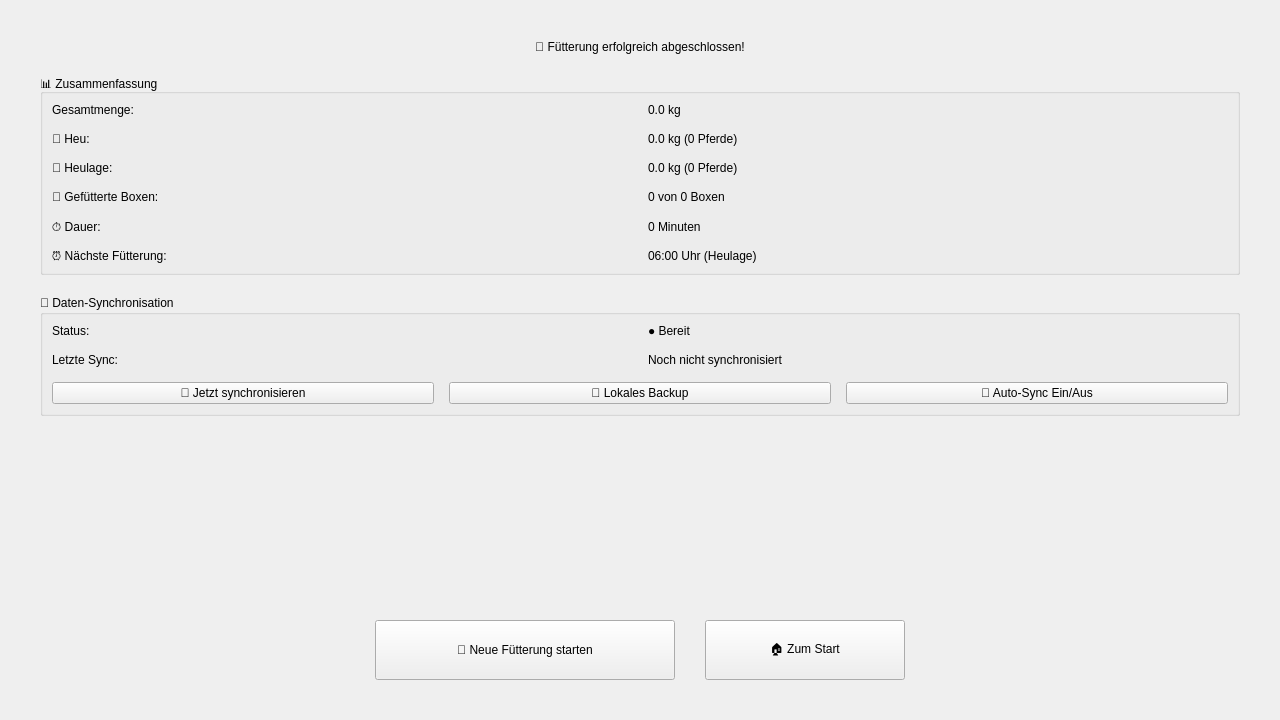
<?xml version="1.0" encoding="UTF-8"?>
<ui version="4.0">
 <class>Form</class>
 <widget class="QWidget" name="Form">
  <property name="geometry">
   <rect>
    <x>0</x>
    <y>0</y>
    <width>1280</width>
    <height>720</height>
   </rect>
  </property>
  <property name="windowTitle">
   <string>Fütterung Abgeschlossen</string>
  </property>
  <layout class="QVBoxLayout" name="verticalLayout_main">
   <property name="spacing">
    <number>20</number>
   </property>
   <property name="leftMargin">
    <number>40</number>
   </property>
   <property name="topMargin">
    <number>40</number>
   </property>
   <property name="rightMargin">
    <number>40</number>
   </property>
   <property name="bottomMargin">
    <number>40</number>
   </property>
   <item>
    <widget class="QLabel" name="label_title">
     <property name="text">
      <string>🎉 Fütterung erfolgreich abgeschlossen!</string>
     </property>
     <property name="objectName">
      <string>title_label</string>
     </property>
     <property name="alignment">
      <set>Qt::AlignCenter</set>
     </property>
    </widget>
   </item>
   <item>
    <widget class="QGroupBox" name="groupBox_zusammenfassung">
     <property name="title">
      <string>📊 Zusammenfassung</string>
     </property>
     <property name="objectName">
      <string>content_group</string>
     </property>
     <layout class="QGridLayout" name="gridLayout_zusammenfassung">
      <property name="spacing">
       <number>15</number>
      </property>
      <item row="0" column="0">
       <widget class="QLabel" name="label_gesamtmenge">
        <property name="text">
         <string>Gesamtmenge:</string>
        </property>
        <property name="objectName">
         <string>info_label</string>
        </property>
       </widget>
      </item>
      <item row="0" column="1">
       <widget class="QLabel" name="label_gesamtmenge_wert">
        <property name="text">
         <string>0.0 kg</string>
        </property>
        <property name="objectName">
         <string>value_label</string>
        </property>
       </widget>
      </item>
      <item row="1" column="0">
       <widget class="QLabel" name="label_heu">
        <property name="text">
         <string>🌾 Heu:</string>
        </property>
        <property name="objectName">
         <string>info_label</string>
        </property>
       </widget>
      </item>
      <item row="1" column="1">
       <widget class="QLabel" name="label_heu_wert">
        <property name="text">
         <string>0.0 kg (0 Pferde)</string>
        </property>
        <property name="objectName">
         <string>value_label</string>
        </property>
       </widget>
      </item>
      <item row="2" column="0">
       <widget class="QLabel" name="label_heulage">
        <property name="text">
         <string>🌿 Heulage:</string>
        </property>
        <property name="objectName">
         <string>info_label</string>
        </property>
       </widget>
      </item>
      <item row="2" column="1">
       <widget class="QLabel" name="label_heulage_wert">
        <property name="text">
         <string>0.0 kg (0 Pferde)</string>
        </property>
        <property name="objectName">
         <string>value_label</string>
        </property>
       </widget>
      </item>
      <item row="3" column="0">
       <widget class="QLabel" name="label_pferde">
        <property name="text">
         <string>🐴 Gefütterte Boxen:</string>
        </property>
        <property name="objectName">
         <string>info_label</string>
        </property>
       </widget>
      </item>
      <item row="3" column="1">
       <widget class="QLabel" name="label_pferde_wert">
        <property name="text">
         <string>0 von 0 Boxen</string>
        </property>
        <property name="objectName">
         <string>value_label</string>
        </property>
       </widget>
      </item>
      <item row="4" column="0">
       <widget class="QLabel" name="label_dauer">
        <property name="text">
         <string>⏱️ Dauer:</string>
        </property>
        <property name="objectName">
         <string>info_label</string>
        </property>
       </widget>
      </item>
      <item row="4" column="1">
       <widget class="QLabel" name="label_dauer_wert">
        <property name="text">
         <string>0 Minuten</string>
        </property>
        <property name="objectName">
         <string>value_label</string>
        </property>
       </widget>
      </item>
      <item row="5" column="0">
       <widget class="QLabel" name="label_naechste">
        <property name="text">
         <string>⏰ Nächste Fütterung:</string>
        </property>
        <property name="objectName">
         <string>info_label</string>
        </property>
       </widget>
      </item>
      <item row="5" column="1">
       <widget class="QLabel" name="label_naechste_wert">
        <property name="text">
         <string>06:00 Uhr (Heulage)</string>
        </property>
        <property name="objectName">
         <string>value_label</string>
        </property>
       </widget>
      </item>
     </layout>
    </widget>
   </item>
   <item>
    <widget class="QGroupBox" name="groupBox_sync">
     <property name="title">
      <string>🔄 Daten-Synchronisation</string>
     </property>
     <property name="objectName">
      <string>content_group</string>
     </property>
     <layout class="QGridLayout" name="gridLayout_sync">
      <property name="spacing">
       <number>15</number>
      </property>
      <item row="0" column="0">
       <widget class="QLabel" name="label_sync_status">
        <property name="text">
         <string>Status:</string>
        </property>
        <property name="objectName">
         <string>info_label</string>
        </property>
       </widget>
      </item>
      <item row="0" column="1">
       <widget class="QLabel" name="label_sync_status_wert">
        <property name="text">
         <string>● Bereit</string>
        </property>
        <property name="objectName">
         <string>value_label</string>
        </property>
       </widget>
      </item>
      <item row="1" column="0">
       <widget class="QLabel" name="label_last_sync">
        <property name="text">
         <string>Letzte Sync:</string>
        </property>
        <property name="objectName">
         <string>info_label</string>
        </property>
       </widget>
      </item>
      <item row="1" column="1">
       <widget class="QLabel" name="label_last_sync_wert">
        <property name="text">
         <string>Noch nicht synchronisiert</string>
        </property>
        <property name="objectName">
         <string>value_label</string>
        </property>
       </widget>
      </item>
      <item row="2" column="0" colspan="2">
       <layout class="QHBoxLayout" name="horizontalLayout_sync_buttons">
        <item>
         <widget class="QPushButton" name="btn_sync_now">
          <property name="text">
           <string>🚀 Jetzt synchronisieren</string>
          </property>
          <property name="objectName">
           <string>primary_button</string>
          </property>
         </widget>
        </item>
        <item>
         <widget class="QPushButton" name="btn_backup_local">
          <property name="text">
           <string>💾 Lokales Backup</string>
          </property>
          <property name="objectName">
           <string>secondary_button</string>
          </property>
         </widget>
        </item>
        <item>
         <widget class="QPushButton" name="btn_auto_sync">
          <property name="text">
           <string>🔄 Auto-Sync Ein/Aus</string>
          </property>
          <property name="objectName">
           <string>secondary_button</string>
          </property>
         </widget>
        </item>
       </layout>
      </item>
     </layout>
    </widget>
   </item>
   <item>
    <spacer name="verticalSpacer">
     <property name="orientation">
      <enum>Qt::Vertical</enum>
     </property>
     <property name="sizeHint" stdset="0">
      <size>
       <width>20</width>
       <height>40</height>
      </size>
     </property>
    </spacer>
   </item>
   <item>
    <layout class="QHBoxLayout" name="horizontalLayout_navigation">
     <property name="spacing">
      <number>30</number>
     </property>
     <item>
      <spacer name="horizontalSpacer_left">
       <property name="orientation">
        <enum>Qt::Horizontal</enum>
       </property>
       <property name="sizeHint" stdset="0">
        <size>
         <width>40</width>
         <height>20</height>
        </size>
       </property>
      </spacer>
     </item>
     <item>
      <widget class="QPushButton" name="btn_neue_fuetterung">
       <property name="text">
        <string>🔄 Neue Fütterung starten</string>
       </property>
       <property name="objectName">
        <string>primary_button</string>
       </property>
       <property name="minimumSize">
        <size>
         <width>300</width>
         <height>60</height>
        </size>
       </property>
      </widget>
     </item>
     <item>
      <widget class="QPushButton" name="btn_zum_start">
       <property name="text">
        <string>🏠 Zum Start</string>
       </property>
       <property name="objectName">
        <string>secondary_button</string>
       </property>
       <property name="minimumSize">
        <size>
         <width>200</width>
         <height>60</height>
        </size>
       </property>
      </widget>
     </item>
     <item>
      <spacer name="horizontalSpacer_right">
       <property name="orientation">
        <enum>Qt::Horizontal</enum>
       </property>
       <property name="sizeHint" stdset="0">
        <size>
         <width>40</width>
         <height>20</height>
        </size>
       </property>
      </spacer>
     </item>
    </layout>
   </item>
  </layout>
 </widget>
 <resources/>
 <connections/>
</ui>
